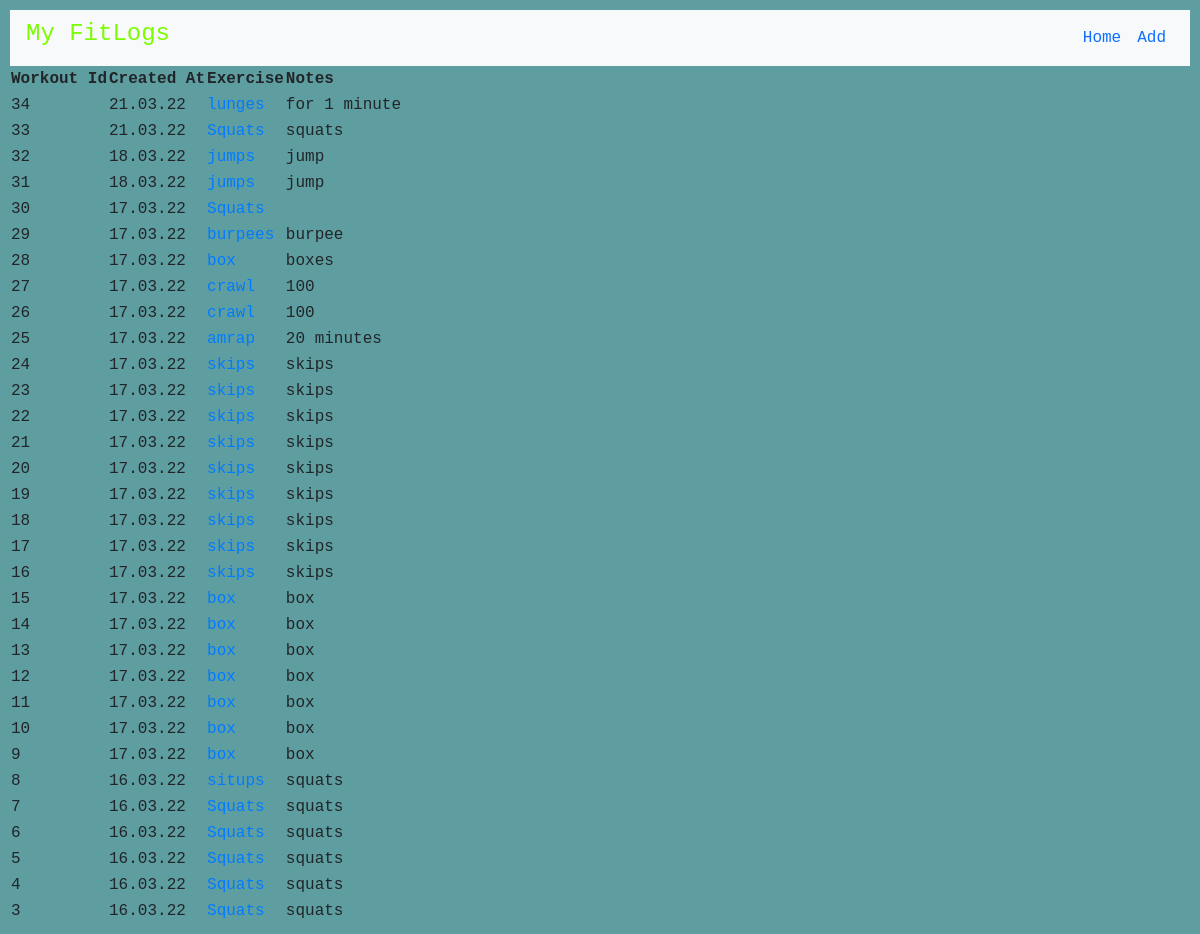
Page /show_all/ (signed in) on the earlier database version.
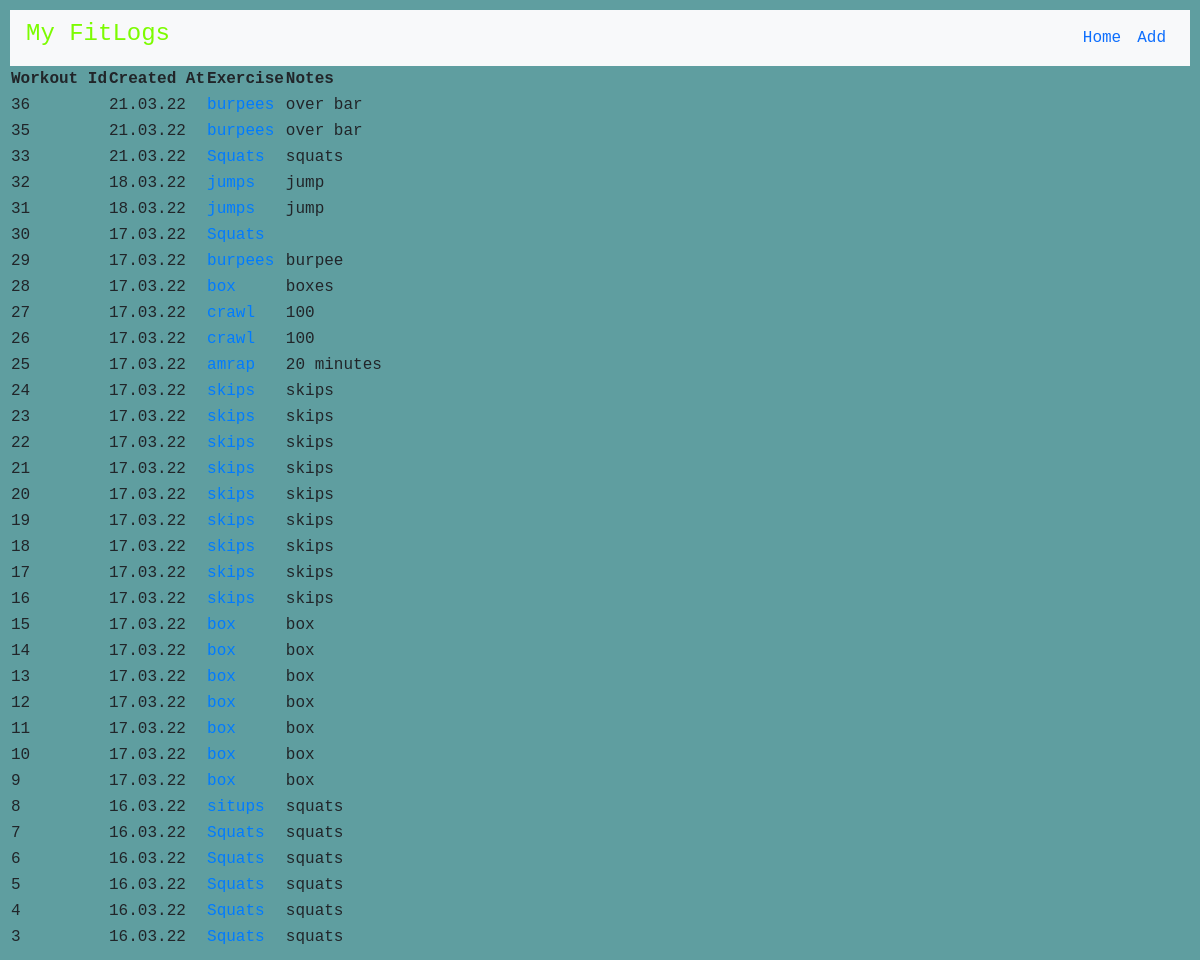
Same page on the later database version.
### app.py (models this page shows, shortened)
class Workout(db.Model):
    id = db.Column(db.Integer, primary_key=True)
    created_at = db.Column(db.DateTime, nullable=False, default=datetime.utcnow)
    exercise = db.Column(db.String(200), nullable=False)
    notes = db.Column(db.String(200), nullable=False)
    user_id = db.Column(db.Integer, db.ForeignKey('user.id'), nullable=False)

### app.py (the view)
@app.route('/show_all/')
@login_required
def show_all():
    user = current_user
    workout = Workout.query.filter_by(user_id=user.id).order_by(desc('created_at')).all()
    return render_template('show_all.html', user=user, workout=workout)

### app.py (called while the page is built)
@login_manager.user_loader
def load_user(user_id):#reloads user id stored in the session
    return User.query.get(int(user_id))

### templates/show_all.html (shortened to what this page needs)
{% extends 'base.html' %}
{% block head %}
<link rel="stylesheet" href="{{ url_for('static', filename='show_all.css') }}">
{% endblock head %}
{% block body %}
<div>
  <nav class="navbar navbar-expand-sm bg-light">
    <h4>My FitLogs</h4>
    <ul class="navbar-nav ml-auto">
      <li class="nav-item"><a class="nav-link" href="{{ url_for('dashboard') }}">Home</a></li>
      <li class="nav-item"><a class="nav-link" href="{{ url_for('create') }}">Add</a></li>
    </ul>
  </nav>
</div>
<table>
  <thead>
    <th>Workout Id</th>
    <th>Created At</th>
    <th>Exercise</th>
    <th>Notes</th>
  </thead>
  {% for data in workout %}
  <tbody>
    <td>{{data.id}}</td>
    <td>{{data.created_at.strftime('%d.%m.%y')}}</td>
    <td><a href="{{ url_for('update_workout', id=data.id) }}">{{data.exercise}}</a></td>
    <td>{{data.notes}}</td>
  </tbody>
  {% endfor %}
</table>
  {% endblock body %}

Differences in the rows shown:
removed Workout: id "34", created_at "21.03.22", exercise "lunges", notes "for 1 minute"
added Workout: id "36", created_at "21.03.22", exercise "burpees", notes "over bar"
added Workout: id "35", created_at "21.03.22", exercise "burpees", notes "over bar"
